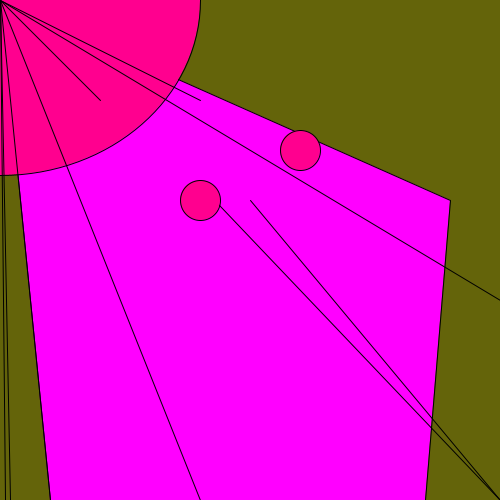
Frame 1 (no input)
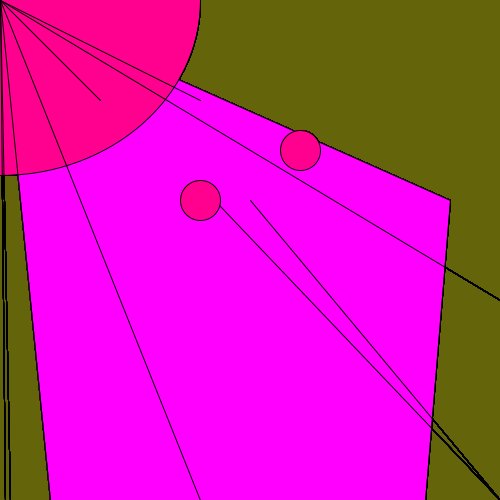
Frame 60 (the mouse pressed at the canvas centre just before this capture)
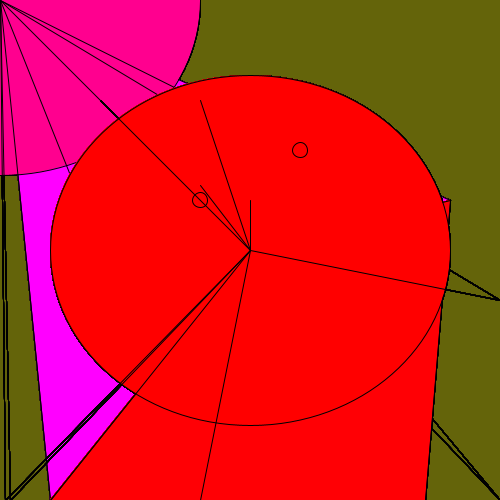
Frame 120 (the mouse held since frame 60 and released just before this capture)

The Processing sketch that drew these frames (run headless with seeded random() and noise(); from frame 60 on, the mouse is pressed at the canvas centre):

// Processing sketch: processing_71512
// ── processing_71512.pde

void setup() {
background(100, 100, 10);
size(500, 500);
smooth();
}
  
void draw() {
 
 
 
fill(255, 0, 255-mouseX);
quad(mouseX, mouseY, 50, 500, 425, 500, 450, 200);
 
fill(255, 0-mouseY, 143-mouseX);
ellipse(mouseY, mouseX, 400, 350);
 
 
 
line(200, 185,500- mouseX,500- mouseY);
line(500-mouseX,500- mouseY, 250, 200);
 
 
 
ellipseMode(CENTER); 
ellipse(300, 150, (400-mouseX) * 0.1,(400-mouseX)* 0.1);
ellipseMode(CENTER);
ellipse(200, 200, (400-mouseX)* 0.1, (400-mouseX)* 0.1);
 
line(mouseX, mouseY, 500, 300);
line(mouseX, mouseY, 200,500);
line(mouseX, mouseY, 200,100);
line(mouseX, mouseY, 100,100);
line(mouseX, mouseY, 50,500);
line(mouseX, mouseY, 10,500);
line(mouseX, mouseY, 5,500);
  
  
  
  //stroke(255,20,100);
  //strokeWeight(mouseX / 200);
  
 
  //line(mouseX, mouseY, 50-mouseX,  mouseY);
  //line(mouseX, 300-mouseY, 300-mouseX,  mouseY);
  //line(50-pmouseX, mouseY, mouseX,  mouseY);
   
   
  //ellipseMode(CENTER);
  //ellipse(300-pmouseX,300- pmouseY,300 - pmouseX,300 - pmouseY);
  //ellipseMode(CORNER);
  //fill(255-mouseY,100-mouseY,255-mouseX,255-mouseY);
  //ellipse(mouseX,mouseY, mouseX, mouseY);
 
}
